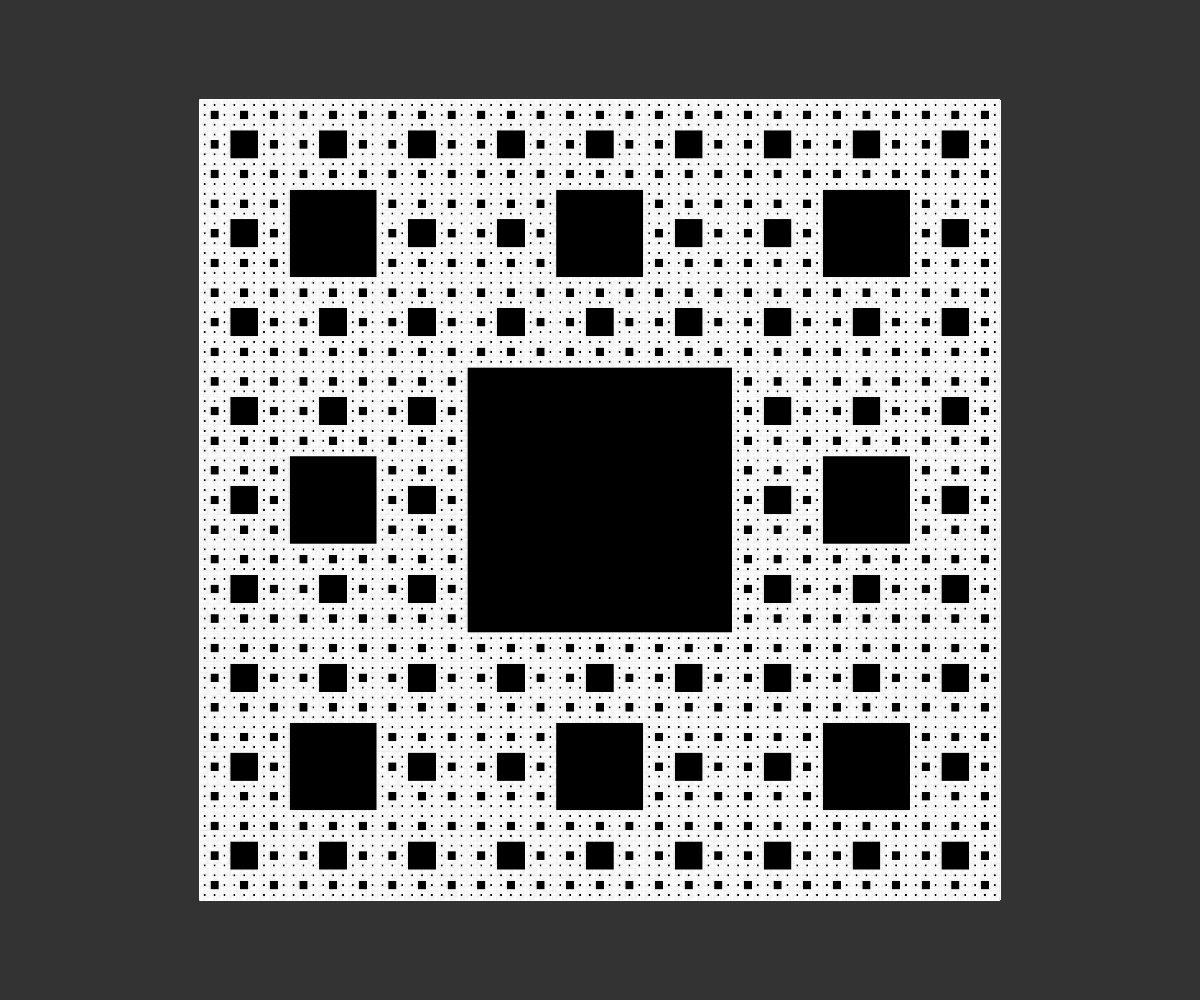
Frame 1 (no input)
Frame 2 (the mouse pressed at the canvas centre, redrawn once): identical to frame 1, image omitted

The p5.js sketch that drew this single still picture (run headless with seeded random() and noise() and a simulated clock; the mouse was pressed at the canvas centre and the sketch redrawn once):

// p5.js sketch
// ── sketch.js
let length = 0;
function setup() {
  createCanvas(window.innerWidth, window.innerHeight);
  if (window.innerWidth > window.innerHeight) {
    length = window.innerHeight * 0.8;
  } else {
    length = window.innerWidth * 0.8;
  }
}

function SierpinskiCarpet(len, coordinates, iterations) {
  fill(0);
  stroke(255);
  rect(coordinates.x, coordinates.y, len, len);
  for (let x = 0; x <= 2; x++) {
    for (let y = 0; y <= 2; y++) {
      if ((x === 1 && y === 1) || iterations === 6) {
      } else {
        const newCoordinates = {
          x: coordinates.x + x * (len / 3),
          y: coordinates.y + y * (len / 3),
        };
        SierpinskiCarpet(len / 3, newCoordinates, iterations + 1);
      }
    }
  }
}

function draw() {
  background(51);
  translate(
    (window.innerWidth - length) / 2,
    (window.innerHeight - length) / 2
  );
  SierpinskiCarpet(length, { x: 0, y: 0 }, 0);
  noLoop();
}
